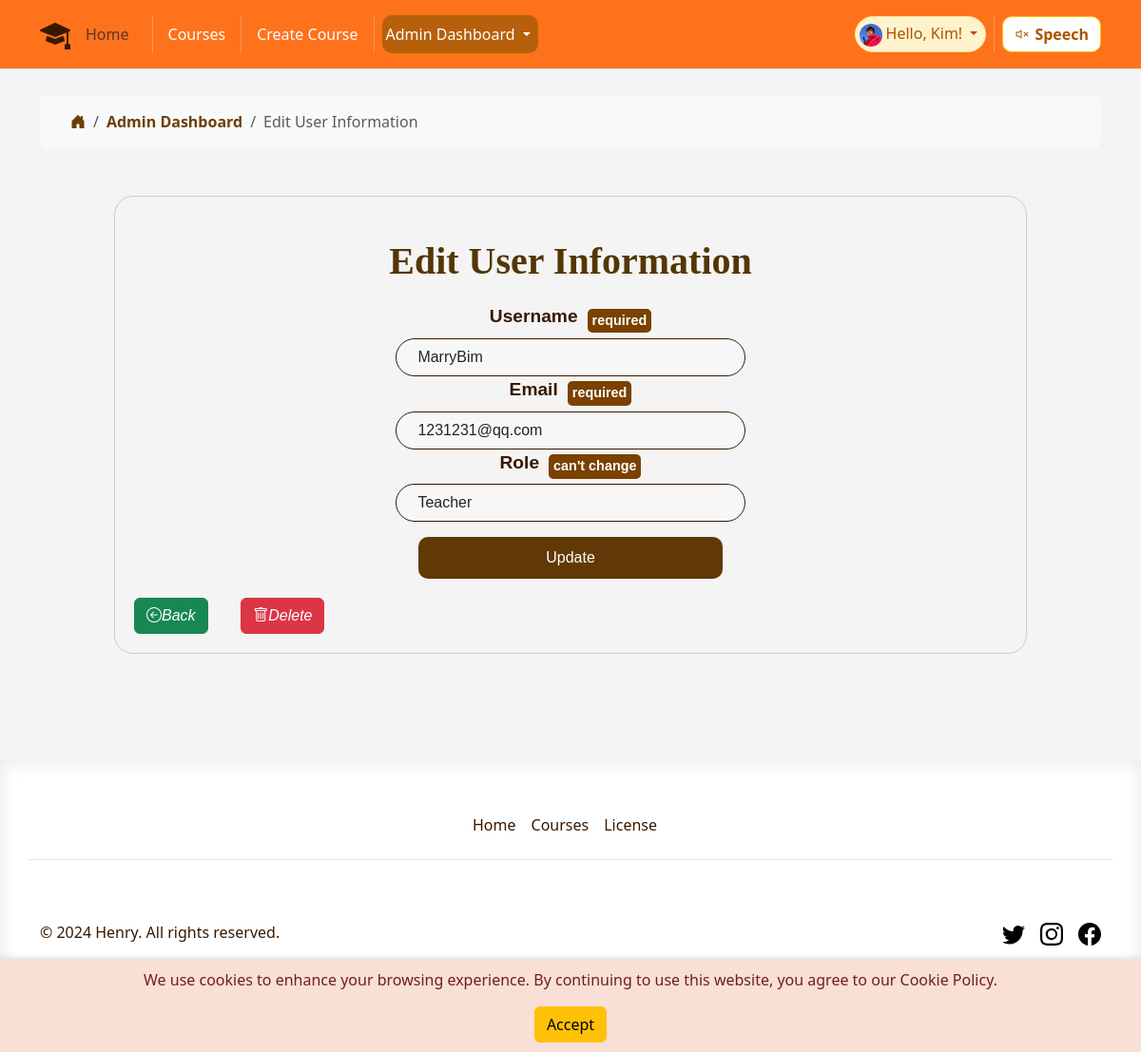
The app's page /edit_user/8 (signed in) with its own data.
### app/models.py (models this page shows, shortened)
class User(UserMixin, db.Model):
    id = db.Column(db.Integer, primary_key=True)
    username = db.Column(db.String(64), unique=True, nullable=False)
    email = db.Column(db.String(120), unique=True, nullable=False)
    password_hash = db.Column(db.String(128))
    joined_at = db.Column(db.DateTime, default=datetime.utcnow)
    role = db.Column(db.String(64), default='student')
    favorited_courses = db.relationship('Course',
                                        secondary=favorites,
                                        lazy='dynamic',
                                        backref=db.backref('favorited_by',
                                                           lazy='dynamic'))

### app/routes.py (the view, shortened to what this page needs)
@main.route('/edit_user/<int:user_id>', methods=['GET', 'POST'])
@role_required('manager')
def edit_user(user_id):
    current_app.logger.info(f'Entering edit_user for user_id: {user_id}')
    user = User.query.get_or_404(user_id)
    form = EditUserForm()
    if request.method == 'GET':
        form.username.data = user.username
        form.email.data = user.email
        form.role.data = user.role
    current_app.logger.info('Exiting edit_user')
    return render_template('edit_user.html', form=form, user=user)

### app/forms.py
class EditUserForm(FlaskForm):
    username = StringField('Username', validators=[
                           DataRequired(), Length(min=2, max=20)])
    email = StringField('Email', validators=[DataRequired(), Email()])
    role = SelectField('Role', choices=[
                       ('student', 'Student'), ('teacher', 'Teacher'),
                       ('manager', 'Manager')])
    submit = SubmitField('Update')

### app/models.py (called while the page is built)
@login_manager.user_loader
def load_user(id):
    return User.query.get(int(id))

### app/routes.py (called while the page is built)
def role_required(*required_roles):
    def decorator(f):
        @wraps(f)
        def decorated_function(*args, **kwargs):
            current_app.logger.info(
                f'Checking role for user {current_user.username}')
            if not current_user.is_authenticated:
                current_app.logger.warning(
                    f'User {current_user.username} is not authenticated')
                abort(403)
            if current_user.role not in required_roles:
                current_app.logger.warning(
                    f'User {current_user.username} does not have '
                    f'required roles: {required_roles}')
                abort(403)
            return f(*args, **kwargs)
        return decorated_function
    return decorator

### app/templates/edit_user.html (shortened to what this page needs)
{% extends 'base.html' %}
{% block content %}
<div class="container tittle-box">
    <nav aria-label="breadcrumb">
        <ol class="breadcrumb breadcrumb-chevron p-3 bg-body-tertiary rounded-3">
            <li class="breadcrumb-item">
                <a class="link-body-emphasis" href="">
                    <svg class="bi" width="16" height="16">
                        <i class="bi bi-house-door-fill"></i>
                    </svg>
                </a>
            </li>
            <li class="breadcrumb-item">
                <a class="link-body-emphasis fw-semibold text-decoration-none" href="#">Admin Dashboard</a>
            </li>
            <li class="breadcrumb-item active" aria-current="page">
                Edit User Information
            </li>
        </ol>
    </nav>
</div>
<div class="form-container">
    <div class="form_box">
        <h1 class="mt-4 ">Edit User Information</h1>
        <form method="POST" action="{{ url_for('main.edit_user', user_id=user.id) }}" onsubmit="return validateForm()">
            <div class="form-group">
                <div class="label-box">
                    {{ form.username.label(class="form-label", for="username") }}
                    <span class="required-label">required</span>
                </div>
                {{ form.username(id="username", class="form-control info-edit", placeholder="Enter username") }}
            </div>
            <div class="form-group">
                <div class="label-box">
                    {{ form.email.label(class="form-label", for="email") }}
                    <span class="required-label">required</span>
                </div>
                {{ form.email(id="email", class="form-control info-edit", placeholder="Enter a valid email address") }}
            </div>
            <div class="form-group">
                <div class="label-box">
                    {{ form.role.label(class="form-label", for="role") }}<span class="required-label">can't
                        change</span>
                </div>
                {{ form.role(id="role", class="form-control info-edit", readonly=True) }}
            </div>
            <div class="form-group mt-3">
                {{ form.submit(class="btn btn-warning use-edit form-submit") }}
            </div>
        </form>
        <div class="edit-button">
            <button onclick="window.history.back()" class="btn btn-success form-back">
                <i class="bi bi-arrow-left-circle">Back</i>
            </button>
            <form action="{{ url_for('main.delete_user', user_id=user.id) }}" method="POST">
                <button type="submit" class="btn btn-danger"
                    onclick="return confirm('Are you sure you want to delete this user?');">
                    <i class="bi bi-trash"></i>Delete
                </button>
            </form>
        </div>
    </div>
</div>
{% endblock %}

### app/templates/base.html (shortened to what this page needs)
<!DOCTYPE html>
<html lang="en">
<head>
    <link rel="stylesheet" href="{{ url_for('static', filename='bootstrap/css/bootstrap.min.css') }}">
    <link rel="stylesheet" href="{{ url_for('static', filename='css/style.css') }}">
    <link rel="stylesheet" href="https://cdn.jsdelivr.net/npm/bootstrap-icons@1.10.0/font/bootstrap-icons.css">
</head>
<body onload=getD1()>
    <header class="p-3 mb-3 border-bottom fixed-top  ">
        <div class="container">
            <div class="d-flex flex-wrap align-items-center justify-content-center justify-content-lg-start">
                <div class="d-flex align-items-center mb-2 mb-lg-0 link-body-emphasis">
                    <i class="bi bi-mortarboard-fill logo" role="img"></i>
                </div>
                <ul class="nav col-12 col-lg-auto me-lg-auto mb-2 justify-content-center mb-md-0">
                    <li>
                        <a class="nav-link active text-muted" aria-current="page"
                            href="{{ url_for('main.index') }}">Home</a>
                    </li>
                    <li class="nav-item">
                    </li>
                    <li><a class="nav-link px-2 link-body-emphasis" href="{{ url_for('main.courses') }}">Courses</a>
                    </li>
                    {% if current_user.is_authenticated %}
                    {% if current_user.role== "teacher" or current_user.role == "manager" %}
                    <li class="nav-item">
                    </li>
                    <li><a class="nav-link px-2 link-body-emphasis" href="{{ url_for('main.create_course') }}">Create
                            Course</a>
                    </li>
                    {% endif %}
                    {% if current_user.role== "manager" %}
                    <li class="nav-item">
                    </li>
                    <div class="dropdown d-flex align-items-center p-1 pe-2  nav-drop admin-nav">
                        <a href="#" class="d-block link-body-emphasis text-decoration-none dropdown-toggle"
                            data-bs-toggle="dropdown" aria-expanded="false">
                            Admin Dashboard
                        </a>
                    </div>
                    {% endif %}
                    {% endif %}
                </ul>
                <div class="text-end d-flex ">
                    {% if current_user.is_authenticated %}
                    <div
                        class="dropdown text-endbadge d-flex align-items-center p-1 pe-2 text-warning-emphasis bg-warning-subtle border border-warning-subtle rounded-pill nav-drop">
                        <a href="#" class="d-block link-body-emphasis text-decoration-none dropdown-toggle"
                            data-bs-toggle="dropdown" aria-expanded="false">
                            <img class="rounded-circle me-1" width="24" height="24"
                                src="{{url_for('static', filename= 'image/user.jpg')}}" alt="">Hello, {{
                            current_user.username
                            }}!
                        </a>
                    </div>
                    {% else %}
                    <a class="nav log-button" href="{{ url_for('main.login_register') }}">Login</a>
                    {% endif %}
                    <li class="nav-item">
                    </li>
                    <div class=" text-end ">
                        <button id="readPage" class="btn btn-warning read-button">
                            <i id="speakerIcon" class="bi bi-volume-mute"></i>Speech
                        </button>
                    </div>
                </div>
            </div>
        </div>
    </header>
    <div id="cookie-warning" class="cookie-warning">
        <p>We use cookies to enhance your browsing experience. By continuing to use this website, you agree to our
            Cookie
            Policy.</p>
        <button id="accept-cookie" class="btn btn-warning">Accept</button>
    </div>
    <div class="main-box main-color ">
        {% block content %}{% endblock %}
    </div>
    <button onclick="topFunction()" id="movetop" title="Go to top" class="top_bottom">
    </button>
    <div class="footer-colour theme-font">
        <div class="container ">
            <footer class="py-5">
                <div class="row ">
                    <ul class="nav justify-content-center border-bottom pb-3 mb-3">
                        <li class="nav-item"><a href="{{ url_for('main.index') }}"
                                class="nav-link px-2 text-body-secondary">Home</a></li>
                        <li class="nav-item"><a href="{{ url_for('main.courses') }}"
                                class="nav-link px-2 text-body-secondary">Courses</a></li>
                        <li class="nav-item"><a href="https://www.cac.gov.cn/2017-06/01/c_1121068451.htm"
                                class="nav-link px-2 text-body-secondary" target="_blank">License</a></li>
                    </ul>
                </div>
                <div class="d-flex flex-column flex-sm-row justify-content-between py-4 my-4 ">
                    <p>&copy; 2024 Henry. All rights reserved.</p>
                    <ul class="list-unstyled d-flex">
                        <li class="ms-3 "><a class="link-body-emphasis" href="https://x.com/?lang=zh"
                                aria-label="Twitter" target="_blank"><svg class="bi" width="24" height="24">
                                    <use xlink:href="#twitter" />
                                </svg></a></li>
                        <li class="ms-3"><a class="link-body-emphasis" href="https://www.instagram.com"
                                aria-label="Instagram" target="_blank"><svg class="bi" width="24" height="24">
                                    <use xlink:href="#instagram" />
                                </svg></a></li>
                        <li class="ms-3"><a class="link-body-emphasis"
                                href="https://www.facebook.com/login/?next=https%3A%2F%2Fwww.facebook.com%2F%3Flocale%3Dzh_CN"
                                aria-label="Facebook" target="_blank"><svg class="bi" width="24" height="24">
                                    <use xlink:href="#facebook" />
                                </svg></a></li>
                    </ul>
                </div>
            </footer>
        </div>
    </div>
</body>
</html>

### app/static/css/style.css (style rules this page uses)
* { margin: 0; padding: 0; text-decoration: none !important; list-style: none; }
a { color: rgb(109, 63, 2); text-decoration: none; cursor: pointer; }
.theme-font { color: rgb(56, 25, 0); }
.main-color { background-color: rgba(0, 0, 0, 0.043); }
.cookie-warning { position: fixed; bottom: 0; width: 100%; background-color: #f8e0d7; color: #721c24; text-align: center; padding: 10px; box-shadow: 0 -2px 5px rgba(0, 0, 0, 0.1); z-index: 1000; }
.logo { font-size: 2rem; line-height: 100%; color: rgb(56, 25, 0); }
header { background-color: rgba(255, 98, 0, 0.885) !important; }
header a { color: white !important; }
.nav-drop a { color: rgb(172, 83, 0) !important; }
.admin-nav { text-align: center; color: white; background-color: rgba(158, 89, 5, 0.745) !important; border-radius: 10px; }
.admin-nav a { color: white !important; }
.fixed-top { position: fixed; top: 0; right: 0; left: 0; z-index: 1030; }
.read-button { font-weight: bold; border-radius: 10px; background-color: #ffffff; color: rgb(172, 83, 0); }
.read-button i { font-weight: bold; padding-right: 5px; font-size: 100%; color: rgb(172, 83, 0); }
.main-box { padding-top: 70px; min-height: 100vh; }
.form-group { display: flex; justify-content: center; align-items: center; flex-direction: column; }
.form-container { display: flex; justify-content: center; align-items: center; height: auto; margin-top: 50px; margin-bottom: 10px; }
.form-label { font-size: 1.2rem; font-weight: bold; color: rgb(56, 25, 0) }
.form_box { width: 80%; height: auto; padding: 20px; margin-bottom: 20px; box-shadow: 0 2 4px rgba(0, 0, 0, 0.1); border: 1px solid #ccc; font-family: 'Gill Sans', 'Gill Sans MT', Calibri, 'Trebuchet MS', sans-serif; border-radius: 20px; }
.form_box h1 { text-align: center; margin-bottom: 20px; font-size: 2.5rem; font-weight: bolder; font-family: cursive !important; color: hsl(38, 93%, 17%); }
.form_box form { font-family: 'Gill Sans', 'Gill Sans MT', Calibri, 'Trebuchet MS', sans-serif; font-size: 100%; font-weight: bold; width: 80%; margin: 0 auto; color: rgb(127, 169, 153); }
.edit-button { margin-top: 20px; display: flex; justify-content: space-between; align-items: center; width: 80%; }
.form-submit { font-family: 'Gill Sans', 'Gill Sans MT', Calibri, 'Trebuchet MS', sans-serif; width: 20rem; padding: 10px; background: hsl(138, 59%, 17%); color: white; border: none; margin: 0 auto; border-radius: 10px; display: block; }
.edit-button button { font-family: Arial, Helvetica, sans-serif; font-style: italic; }
.required-label { background-color: hsl(32, 100%, 24%); color: white; height: 80%; padding: 2px 5px; font-size: 0.9em; font-family: Impact, Haettenschweiler, 'Arial Narrow Bold', sans-serif; margin-left: 10px; display: inline-block; white-space: nowrap; border-radius: 5px; }
.top_bottom { width: 40px; height: 40px; background: rgba(255, 106, 0, 0.778); font-size: 2rem; line-height: 30px; text-align: center; color: rgb(255, 255, 255); position: fixed; bottom: 50px; right: 50px; border: #00ae3a00 2px solid; border-radius: 50%; }
.footer-colour { border-top: #03ffbc; box-shadow: inset 0 0 20px rgba(0, 0, 0, 0.1); }
.footer-colour a { color: rgb(56, 25, 0) !important; }
.label-box { display: flex; align-items: center; }
.form-control { outline: none; width: 100%; height: 40px; text-indent: 10px; border: 1.5px solid rgb(56, 25, 0); background-color: rgba(255, 255, 255, 0.304); border-radius: 120px; backdrop-filter: blur(10px); }
.tittle-box { padding-top: 30px; }
.info-edit { width: 50%; }
.use-edit { background-color: #5e3400f9; }

### records on screen
User: username "Kim"
User: username "MarryBim", email "1231231@qq.com", role "Teacher"
